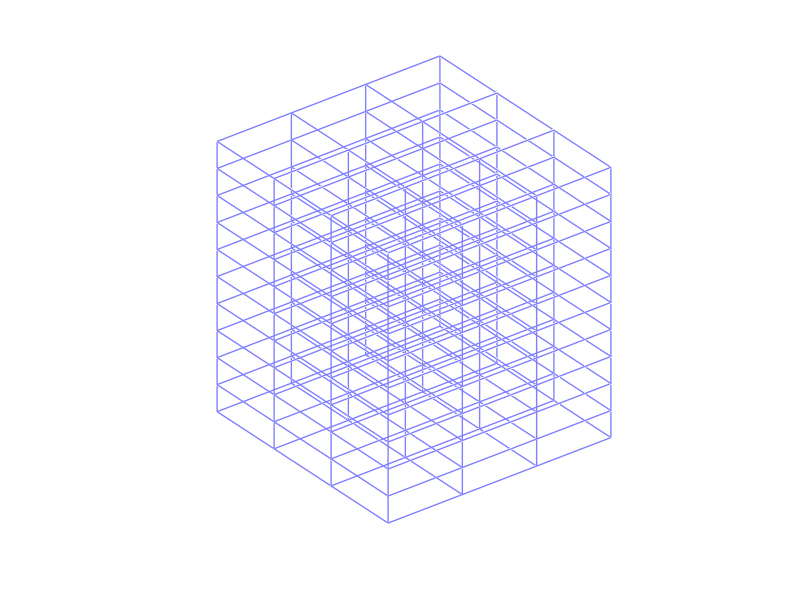

The MATLAB source for this figure: (Note: this script raises an error after producing the figure.)
x = -100:300:1000; y = -100:300:1000; z = -200:20:0;

[X1 Y1 Z1] = meshgrid(x([1 end]),y,z);
X1 = permute(X1,[2 1 3]); Y1 = permute(Y1,[2 1 3]); Z1 = permute(Z1,[2 1 3]);
X1(end+1,:,:) = NaN; Y1(end+1,:,:) = NaN; Z1(end+1,:,:) = NaN;
[X2 Y2 Z2] = meshgrid(x,y([1 end]),z);
X2(end+1,:,:) = NaN; Y2(end+1,:,:) = NaN; Z2(end+1,:,:) = NaN;
[X3 Y3 Z3] = meshgrid(x,y,z([1 end]));
X3 = permute(X3,[3 1 2]); Y3 = permute(Y3,[3 1 2]); Z3 = permute(Z3,[3 1 2]);
X3(end+1,:,:) = NaN; Y3(end+1,:,:) = NaN; Z3(end+1,:,:) = NaN;

%#figure('Renderer','opengl')
h = line([X1(:);X2(:);X3(:)], [Y1(:);Y2(:);Y3(:)], [Z1(:);Z2(:);Z3(:)]);
set(h, 'Color',[0.5 0.5 1], 'LineWidth',1, 'LineStyle','-')

%#set(gca, 'Box','on', 'LineWidth',2, 'XTick',x, 'YTick',y, 'ZTick',z, ...
%#  'XLim',[x(1) x(end)], 'YLim',[y(1) y(end)], 'ZLim',[z(1) z(end)])
%#xlabel x, ylabel y, zlabel z
axis off
view(3), axis vis3d
camproj perspective, rotate3d on
xlabel('x'); ylabel('y'); zlabel('z')
